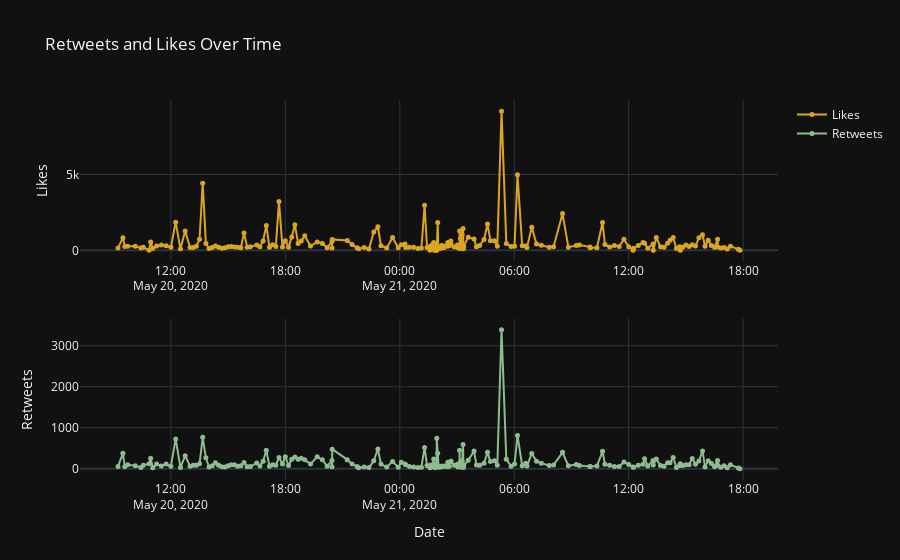

The notebook cell saved with this chart:
### Markdown cell above
###### Note: Sentiment found using Textblob, a library for processing textual data.

### Code cell
## 2nd figure
foo = sb.make_subplots(rows = 2)

fig1 = foo.add_scatter(x= data['Date'], y =data['Likes'],row =1,col = 1,
                        hoverinfo = "name+x+y", name = "Likes",marker=dict(size=5, color="goldenrod"))

fig1 = fig1.add_scatter( x= data['Date'], y =data['Retweets'],row = 2,
                        col = 1, hoverinfo = "name+x+y", name = "Retweets", 
                        marker=dict(size=5, color="darkseagreen"))

## Formatting
fig1.update_yaxes(title_text="Likes", row=1, col=1)
fig1.update_yaxes(title_text="Retweets", row=2, col=1)
fig1.update_xaxes(title_text="Date", row=2, col=1)
fig1.update_traces(mode="markers+lines",hovertemplate=None)
fig1.update_layout(title_text = "Retweets and Likes Over Time", hovermode = 'x',template="plotly_dark")

### Figure 1 — Plotly figure (JSON) as saved in the notebook; plotly's stock layout.template omitted (floating-point values rounded to 4 significant figures; data arrays with more than 128 entries replaced by an {"elided": "..."} marker saying what was removed)
{"data": [{"hoverinfo": "name+x+y", "marker": {"color": "goldenrod", "size": 5}, "mode": "markers+lines", "name": "Likes", "type": "scatter", "x": {"elided": "200 str values"}, "xaxis": "x", "y": {"elided": "200 int values"}, "yaxis": "y"}, {"hoverinfo": "name+x+y", "marker": {"color": "darkseagreen", "size": 5}, "mode": "markers+lines", "name": "Retweets", "type": "scatter", "x": {"elided": "200 str values"}, "xaxis": "x2", "y": {"elided": "200 int values"}, "yaxis": "y2"}], "layout": {"hovermode": "x", "title": {"text": "Retweets and Likes Over Time"}, "xaxis": {"anchor": "y", "domain": [0, 1]}, "xaxis2": {"anchor": "y2", "domain": [0, 1], "title": {"text": "Date"}}, "yaxis": {"anchor": "x", "domain": [0.575, 1], "title": {"text": "Likes"}}, "yaxis2": {"anchor": "x2", "domain": [0, 0.425], "title": {"text": "Retweets"}}}}
